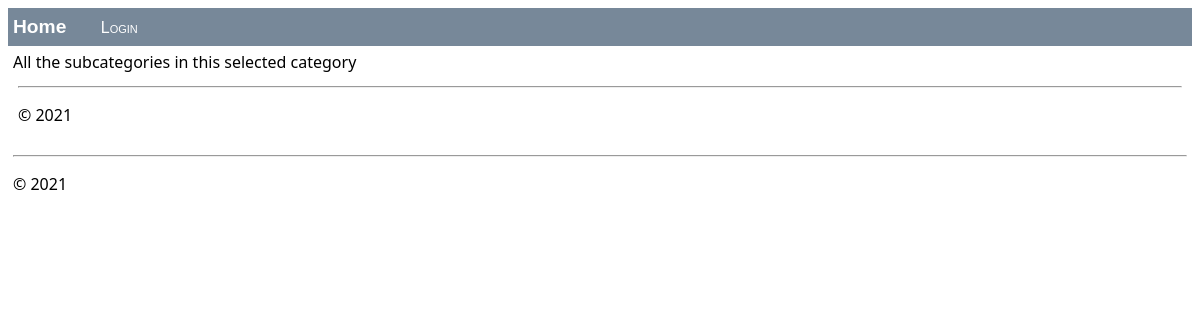
Before: /audio-video/ with the older database file.
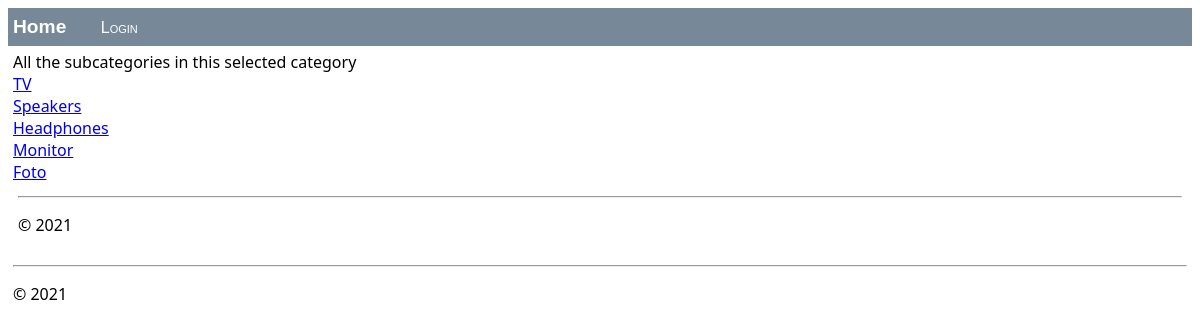
After: the same page with the newer database file.
### webstore/models.py (models this page shows, shortened)
class SubCategory(models.Model):
    subCategoryID = models.BigAutoField(primary_key=True, unique=True)
    categoryID = models.ForeignKey(Category, on_delete=models.CASCADE)
    name = models.CharField(max_length=300)
    urlName = models.CharField(max_length=300, default="defaultValue")

### webstore/views/views.py (the view)
# urls.py: path("audio-video/", views.products, name="audio-video"),
def products(request):
    if("subcategory" in request.GET.keys()):
        fillProducts(request)
        return render(request, "webstore/subcategory.html", products_dict)
    elif("product" in request.GET.keys()):
        fillProduct(request.GET["product"])
        return render(request, "webstore/product.html", product_dict)
    else:
        if(request.path == "/household-appliances/"):
            return render(request, "webstore/categories/household-appliances.html",subCategories_dict)
        elif(request.path == "/fashion/"):
            return render(request, "webstore/categories/fashion.html", subCategories_dict)
        elif(request.path == "/fitness/"):
            return render(request, "webstore/categories/fitness.html", subCategories_dict)
        elif(request.path == "/yard-tools/"):
            return render(request, "webstore/categories/yard-tools.html", subCategories_dict)
        elif(request.path == "/audio-video/"):
            return render(request, "webstore/categories/audio-video.html", subCategories_dict)
        return render(request, "webstore/categories/products.html", subCategories_dict)

### webstore/templates/webstore/categories/audio-video.html (shortened to what this page needs)
{% extends "webstore/layout.html" %}
{% block content %}
<div>All the subcategories in this selected category</div>
{% for subCategory in audio %}
    <div><a href=?subcategory={{subCategory.urlName}}>{{subCategory.name}}</a></div>
{% endfor %}
{% include "webstore/footer.html" %}
{% endblock %}

Changed rows visible on the page:
added SubCategory: name "TV"
added SubCategory: name "Speakers"
added SubCategory: name "Headphones"
added SubCategory: name "Monitor"
added SubCategory: name "Foto"
